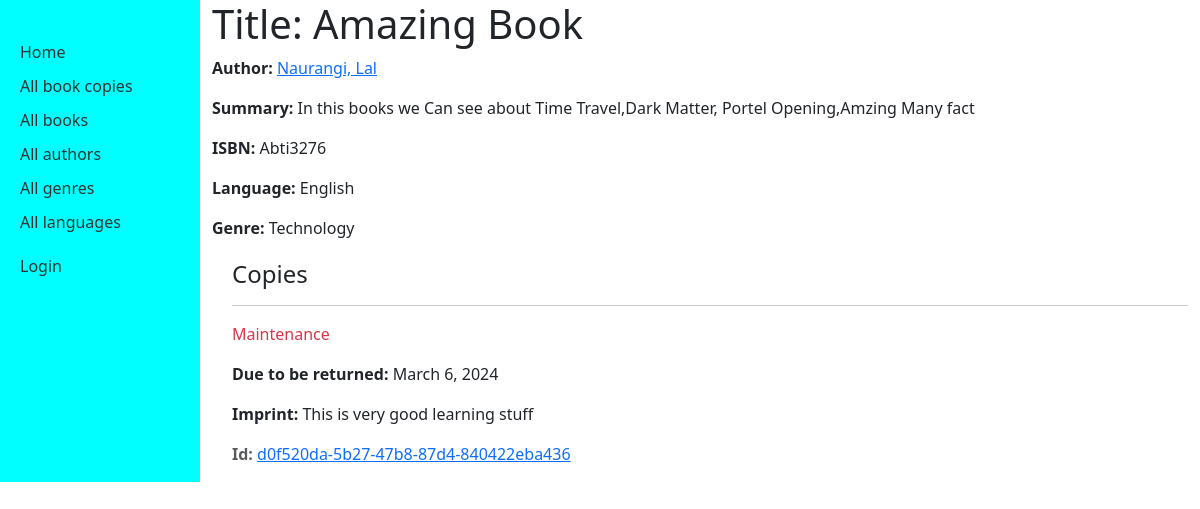
/catalog/book/1, run on the app's committed database.
### catalog/models.py (models this page shows, shortened)
class Book(models.Model):
    title = models.CharField(max_length=200)
    author = models.ForeignKey('Author', on_delete=models.RESTRICT, null=True)
    summary = models.TextField(
        max_length=1000, help_text="Enter a brief description of the book")
    isbn = models.CharField('ISBN', max_length=13,
                            unique=True,
                            help_text='13 Character <a href="https://www.isbn-international.org/content/what-isbn'
                                      '">ISBN number</a>')
    genre = models.ManyToManyField(
        Genre, help_text="Select a genre for this book")
    language = models.ForeignKey(
        'Language', on_delete=models.SET_NULL, null=True)
    class Meta:
        ordering = ['title', 'author']
    def display_genre(self):
        """Creates a string for the Genre. This is required to display genre in Admin."""
        return ', '.join([genre.name for genre in self.genre.all()[:3]])
    display_genre.short_description = 'Genre'

class Author(models.Model):
    first_name = models.CharField(max_length=100)
    last_name = models.CharField(max_length=100)
    date_of_birth = models.DateField(null=True, blank=True)
    date_of_death = models.DateField('died', null=True, blank=True)
    class Meta:
        ordering = ['last_name', 'first_name']
    def get_absolute_url(self):
        return reverse('author-detail', args=[str(self.id)])
    def __str__(self):
        return f'{self.first_name}, {self.last_name}'

class Language(models.Model):
    name = models.CharField(max_length=200,
                            unique=True,
                            help_text="Enter the book's natural language (e.g. English,Hindi, French, Japanese etc.)")
    def __str__(self):
        return self.name

class Genre(models.Model):
    name = models.CharField(
        max_length=200,
        unique=True,
        help_text="Enter a book genre (e.g. Science Fiction, English Poetry, Hindi Poetry etc.)"
    )
    def __str__(self):
        return self.name

class BookInstance(models.Model):
    id = models.UUIDField(primary_key=True, default=uuid.uuid4,
                          help_text="Unique ID for this particular book across whole library")
    book = models.ForeignKey('Book', on_delete=models.RESTRICT, null=True)
    imprint = models.CharField(max_length=200)
    due_back = models.DateField(null=True, blank=True)
    borrower = models.ForeignKey(
        settings.AUTH_USER_MODEL, on_delete=models.SET_NULL, null=True, blank=True)
    LOAN_STATUS = (
        ('d', 'Maintenance'),
        ('o', 'On loan'),
        ('a', 'Available'),
        ('r', 'Reserved'),
    )
    status = models.CharField(
        max_length=1,
        choices=LOAN_STATUS,
        blank=True,
        default='d',
        help_text='Book availability')
    class Meta:
        ordering = ['due_back']
        permissions = (("can_mark_returned", "Set book as returned"),)
    def get_absolute_url(self):
        return reverse('bookinstance-detail', args=[str(self.id)])

### catalog/views.py (the view)
# urls.py: path('book/<int:pk>', views.BookDetailView.as_view(), name='book-detail'),
class BookDetailView(generic.DetailView):
    model = Book

### templates/catalog/book_detail.html (shortened to what this page needs)
{% extends "base_generic.html" %}
{% block content %}
<h1>Title: {{ book.title }}</h1>
<p><strong>Author:</strong> <a href="{{ book.author.get_absolute_url }}">{{ book.author }}</a></p>
<p><strong>Summary:</strong> {{ book.summary }}</p>
<p><strong>ISBN:</strong> {{ book.isbn }}</p>
<p><strong>Language:</strong> {{ book.language }}</p>
<p><strong>Genre:</strong> {{ book.genre.all|join:", " }}</p>
<div style="margin-left:20px;margin-top:20px">
<h4>Copies</h4>
{% for copy in book.bookinstance_set.all %}
  <hr>
  <p class="{% if copy.status == 'a' %}text-success{% elif copy.status == 'd' %}text-danger{% else %}text-warning{% endif %}">{{ copy.get_status_display }}</p>
  {% if copy.status != 'a' %}<p><strong>Due to be returned:</strong> {{copy.due_back}}</p>{% endif %}
  <p><strong>Imprint:</strong> {{copy.imprint}}</p>
  <p class="text-muted"><strong>Id:</strong> <a href="{{ copy.get_absolute_url }}">{{copy.id}}</a></p>
{% empty %}
  <p>The library has no copies of this book.</p>
{% endfor %}
</div>
{% endblock %}
{% block sidebar %}
  {{ block.super }}
{% endblock %}

### templates/base_generic.html (shortened to what this page needs)
<!DOCTYPE html>
<html lang="en">
<head>
  <link href="https://cdn.jsdelivr.net/npm/bootstrap@5.3.2/dist/css/bootstrap.min.css" rel="stylesheet">
  {% load static %}
  <link rel="stylesheet" href="{% static './css/styles.css' %}">
</head>
<body>
<div class="container-fluid">
	<div class="row">
	  <div class="col-sm-2 sidebar">
	  {% block sidebar %}
	  <ul class="sidebar-nav">
		<li><a href="{% url 'index' %}">Home</a></li>
		<li><a href="{% url 'bookinstances' %}">All book copies</a></li>
		<li><a href="{% url 'books' %}">All books</a></li>
		<li><a href="{% url 'authors' %}">All authors</a></li>
		<li><a href="{% url 'genres' %}">All genres</a></li>
		<li><a href="{% url 'languages' %}">All languages</a></li>
	  </ul>
	  <ul class="sidebar-nav">
	   {% if user.is_authenticated %}
		 <li>User: {{ user.get_username }}</li>
		 <li><a href="{% url 'my-borrowed' %}">My borrowed</a></li>
		 <li><a href="{% url 'logout'%}?next={{request.path}}">Logout</a></li>
	   {% else %}
		 <li><a href="{% url 'login'%}?next={{request.path}}">Login</a></li>
	   {% endif %}
	  </ul>
	{% endblock %}
	  </div>
	  <div class="col-sm-10 ">
	  {% block content %}{% endblock %}
	  </div>
	</div>
</div>
</body>
</html>

### static/css/styles.css (style rules this page uses)
.sidebar-nav { margin-top: 20px; padding: 0; list-style: none; color:orangered; text-decoration:none }
.sidebar { background-color: #00FFFF; padding: 20px; }
.sidebar ul { list-style-type: none; padding: 0; }
.sidebar ul li { margin-bottom: 10px; }
.sidebar a { text-decoration: none; color: #333; }

### data on the page
Book: author "Naurangi, Lal", summary "In this books we Can see about Time Travel,Dark Matter, Portel Opening,Amzing Many fact", isbn "Abti3276", language "English", genre.all "Technology"
BookInstance: status "Maintenance", due_back "March 6, 2024", imprint "This is very good learning stuff", id "d0f520da-5b27-47b8-87d4-840422eba436"
